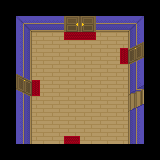

A 2D game scene composited from a Tiled map and its tileset images. What follows is a short description and the map's XML, with each tile layer's data collapsed to a summary:
An orthogonal 10x10 tile map with 16x16 px tiles, 2 tile layers (Tile Layer 1, Tile Layer 2).

<map version="1.0" orientation="orthogonal" width="10" height="10" tilewidth="16" tileheight="16">
 <tileset firstgid="1" name="entry_way" tilewidth="16" tileheight="16">
  <properties>
   <property name="blocked" value="true" />
  </properties>
  <image source="entry_way.png" width="144" height="65" />
  <tile id="0">
   <properties>
    <property name="blocked" value="true" />
    <property name="door" value="" />
   </properties>
  </tile>
  <tile id="1">
   <properties>
    <property name="blocked" value="true" />
    <property name="door" value="" />
   </properties>
  </tile>
  <tile id="7">
   <properties>
    <property name="blocked" value="true" />
   </properties>
  </tile>
  <tile id="8">
   <properties>
    <property name="blocked" value="true" />
   </properties>
  </tile>
  <tile id="9">
   <properties>
    <property name="blocked" value="true" />
   </properties>
  </tile>
  <tile id="10">
   <properties>
    <property name="blocked" value="true" />
   </properties>
  </tile>
  <tile id="12">
   <properties>
    <property name="blocked" value="true" />
   </properties>
  </tile>
  <tile id="13">
   <properties>
    <property name="blocked" value="true" />
   </properties>
  </tile>
  <tile id="15">
   <properties>
    <property name="blocked" value="true" />
   </properties>
  </tile>
  <tile id="18">
   <properties>
    <property name="blocked" value="true" />
   </properties>
  </tile>
  <tile id="19">
   <properties>
    <property name="blocked" value="true" />
    <property name="door" value="" />
   </properties>
  </tile>
  <tile id="21">
   <properties>
    <property name="blocked" value="true" />
   </properties>
  </tile>
  <tile id="22">
   <properties>
    <property name="blocked" value="true" />
   </properties>
  </tile>
  <tile id="23">
   <properties>
    <property name="blocked" value="true" />
   </properties>
  </tile>
  <tile id="27">
   <properties>
    <property name="blocked" value="true" />
    <property name="door" value="" />
   </properties>
  </tile>
 </tileset>
 <layer name="Tile Layer 1" width="10" height="10">
  <data>[100 cells, 0 non-empty, 0 distinct tile ids]</data>
 </layer>
 <layer name="Tile Layer 2" width="10" height="10">
  <data>[100 cells, 100 non-empty, 20 distinct tile ids]</data>
 </layer>
</map>